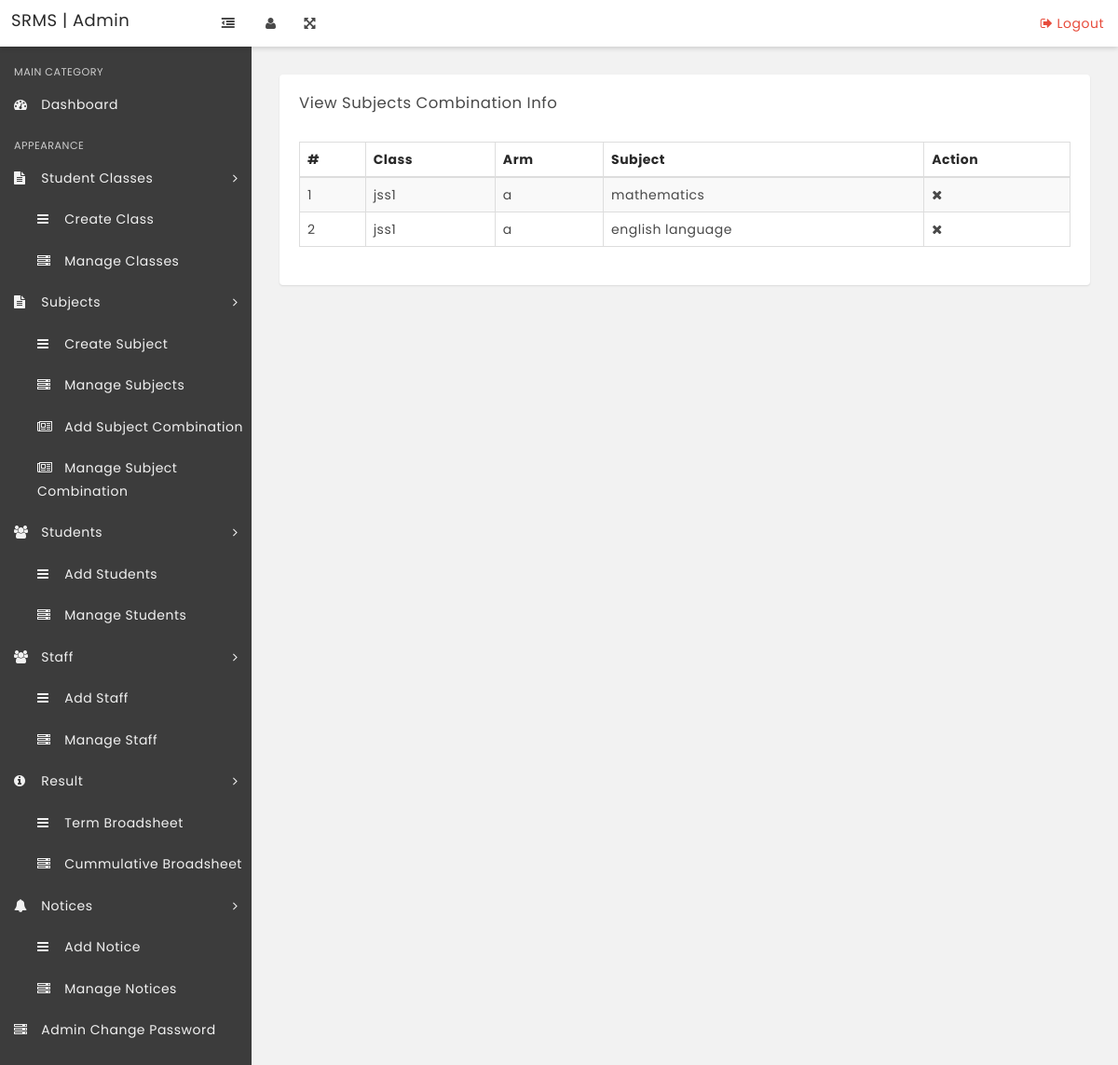
The page /RMP-admin/manage-subjectcombination.php (signed in) on the database its author committed.
### tables this page shows
CREATE TABLE `class_subject` (
  `classid` varchar(20) NOT NULL,
  `sub_id` int(11) NOT NULL
);

CREATE TABLE `class` (
  `classid` varchar(20) NOT NULL,
  `class` varchar(20) DEFAULT NULL,
  `arm` varchar(20) DEFAULT NULL,
  `staffid` varchar(20) DEFAULT NULL
);

CREATE TABLE `subjects` (
  `sub_id` int(11) NOT NULL,
  `subject` varchar(255) NOT NULL
);

### RMP-admin/manage-subjectcombination.php (the view, shortened to what this page needs)
<?php
include('includes/config.php');
if(strlen($_SESSION['alogin']) == 0) {
    header("Location: index.php");
    exit();
} else {
?>
<!DOCTYPE html>
<html lang="en">
<head>
    <link rel="stylesheet" href="css/bootstrap.min.css" media="screen">
    <link rel="stylesheet" href="css/font-awesome.min.css" media="screen">
    <link rel="stylesheet" href="css/animate-css/animate.min.css" media="screen">
    <link rel="stylesheet" href="css/lobipanel/lobipanel.min.css" media="screen">
    <link rel="stylesheet" href="css/prism/prism.css" media="screen">
    <link rel="stylesheet" href="css/select2/select2.min.css">
    <link rel="stylesheet" href="css/main.css" media="screen">
</head>
<body class="top-navbar-fixed">
    <div class="main-wrapper">
        <?php include('includes/topbar.php');?>
        <div class="content-wrapper">
            <div class="content-container">
                <?php include('includes/leftbar.php');?>
                <div class="main-page">
                    <div class="container-fluid">
                        <section class="section">
                            <div class="container-fluid">
                                <div class="row">
                                    <div class="col-md-12">
                                        <div class="panel">
                                            <div class="panel-heading">
                                                <div class="panel-title">
                                                    <h5>View Subjects Combination Info</h5>
                                                </div>
                                            </div>
                                            <div class="panel-body p-20">
                                                <table id="example" class="display table table-striped table-bordered" cellspacing="0" width="100%">
                                                    <thead>
                                                        <tr>
                                                            <th>#</th>
                                                            <th>Class</th>
                                                            <th>Arm</th>
                                                            <th>Subject</th>
                                                            <th>Action</th>
                                                        </tr>
                                                    </thead>
                                                    <tbody>
                                                        <?php
                                                        $sql = "SELECT DISTINCT cs.classid, cs.sub_id, c.arm, c.class, s.subject
                                                                FROM class_subject cs
                                                                JOIN class c ON c.classid = cs.classid
                                                                JOIN subjects s ON cs.sub_id = s.sub_id";
                                                        $query = $dbh->prepare($sql);
                                                        $query->execute();
                                                        $results = $query->fetchAll(PDO::FETCH_OBJ);
                                                        $cnt = 1;
                                                        if ($query->rowCount() > 0) {
                                                            foreach ($results as $result) { ?>
                                                                <tr>
                                                                    <td><?php echo htmlentities($cnt); ?></td>
                                                                    <td><?php echo htmlentities($result->class); ?></td>
                                                                    <td><?php echo htmlentities($result->arm); ?></td>
                                                                    <td><?php echo htmlentities($result->subject); ?></td>
                                                                    <td>
                                                                        <a href="manage-subjectcombination.php?sub_id=<?php echo htmlentities($result->sub_id); ?>&classid=<?php echo htmlentities($result->classid); ?>" onclick="return confirm('Do you really want to deactivate this subject?');">
                                                                            <i class="fa fa-times" title="Deactivate Record"></i>
                                                                        </a>
                                                                    </td>
                                                                </tr>
                                                        <?php $cnt++; }
                                                        } ?>
                                                    </tbody>
                                                </table>
                                            </div>
                                        </div>
                                    </div>
                                                </div>
                                            </div>
                                        </div>
                                    </div>
                                </div>
                            </div>
                    </div>
    </body>
</html>
<?php } ?>

### rows shown on the page
class_subject: classid.class "jss1", classid.arm "a", subjects.subject "mathematics"
class_subject: classid.class "jss1", classid.arm "a", subjects.subject "english language"
